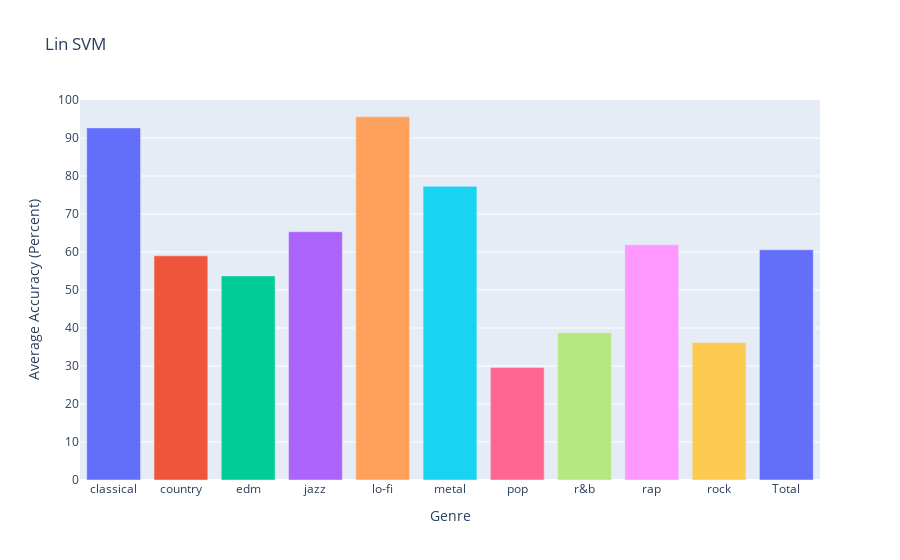
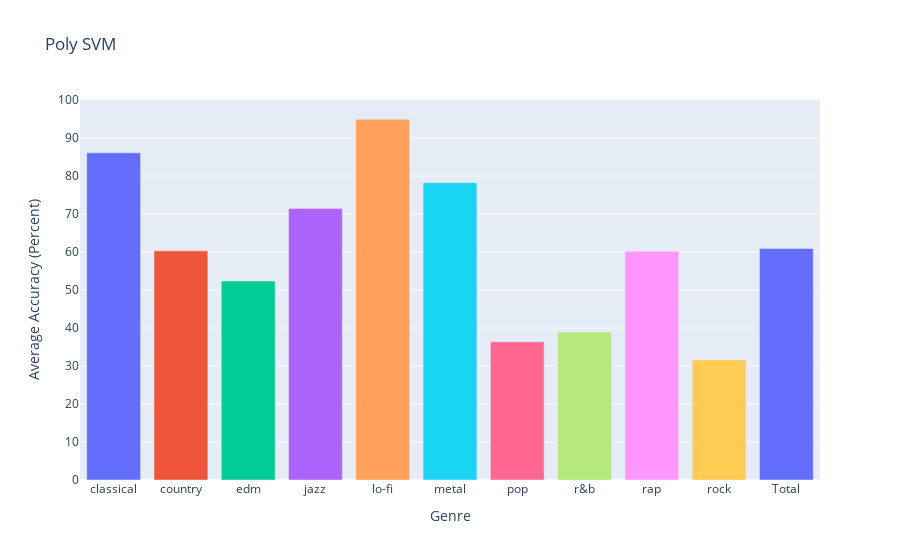
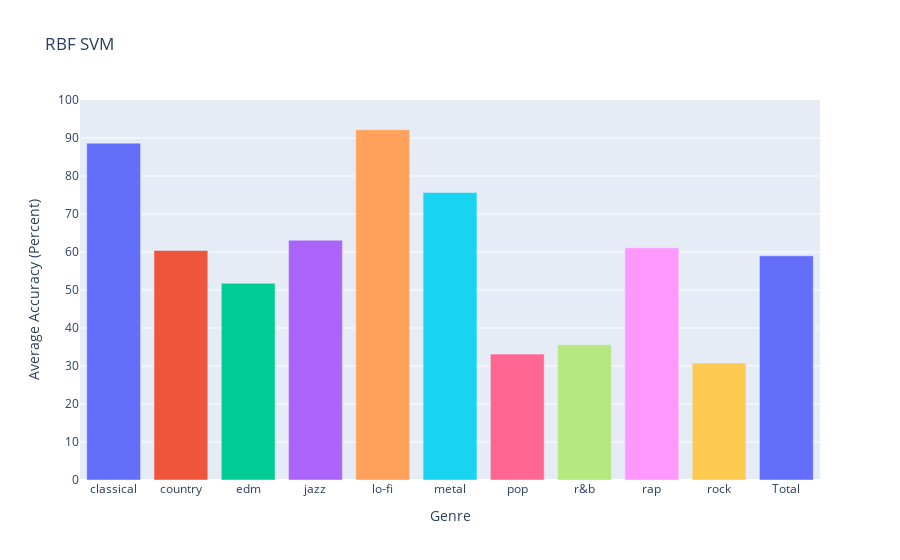
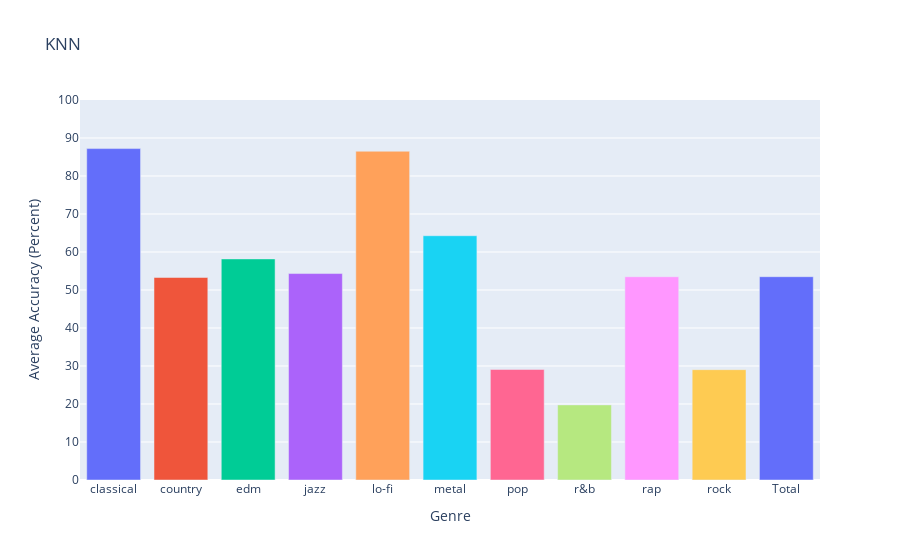

The notebook cell these images were saved under, in order:
### Code cell
k = 10
knn_neighbors = 10

data = df

models = ["Lin SVM", "Poly SVM", "RBF SVM", "KNN", "LR", "NN"]

X = data.iloc[:, 3:]    # data
y = data.iloc[:, 0]     # labels

# use a min/max scaler for performance
scaling = MinMaxScaler(feature_range=(-1,1)).fit(X)
X = pd.DataFrame(scaling.transform(X))

results = [] # accuracy

# create the support vector machines with the linear, poly, and rbf kernels
clfs = [svm.SVC(kernel="linear"), svm.SVC(kernel="poly"), svm.SVC(kernel="rbf"), \
        KNeighborsClassifier(n_neighbors=knn_neighbors), LogisticRegression(random_state=0, solver="sag", multi_class="ovr"), \
        MLPClassifier(random_state=0, max_iter=200)]

kf = KFold(n_splits=k, shuffle=True)

for train_index, test_index in kf.split(X): # split KFold data
    X_train, X_test = X.iloc[train_index, :], X.iloc[test_index, :]
    y_train, y_test = y[train_index], y[test_index]

    experiment_result = []      # the results using each svm for this partitioned data set

    for i in range(len(clfs)):                  # use the data set to train each svm
        clfs[i].fit(X_train, y_train)           # train the svm
        predictions = clfs[i].predict(X_test)    # predict
        accuracy = sum(predictions == y_test) / len(y_test)   # get accuracy
#         accuracy = clfs[i].score(X_test, y_test)
        
        # get the total results
        d = {"Prediction" : predictions, "Actual" : y_test, "Correct" : predictions == y_test}
        d = pd.DataFrame(data=d)
        
        # get results for each genre prediction
        genre_results = {}
        for n, g in d.groupby("Actual"):
            f = sum(g["Correct"] / len(g))
            if n not in genre_results:
                genre_results[n] = 0
            genre_results[n] += f
        
        # add in total accuracy
        genre_results["Total"] = accuracy
        genre_results = pd.DataFrame(data=genre_results, index=[0])

        # append to the experiment results
        experiment_result.append(genre_results)
        
    results.append(experiment_result)           # append the row of data to the results

# put the results into a dataframe
results = pd.DataFrame(results)
results.columns = models

results_df_list = []

for m in models:
    # print model
    print(m)
    
    # get dataframe of results for the model
    results_df = pd.concat(results.loc[:, m].tolist()).reset_index(drop=True)
    results_df_list.append(results_df)
    
    # calculate averages
    avg_accuracy = [sum(results_df.iloc[:, i]) / len(results_df) for i in range(len(results_df.columns))]
    results_df.loc["Avg"] = avg_accuracy
    
    # print results
    display(results_df)
    
    # print graph
    px.bar(results_df.loc["Avg"]*100, x=results_df.columns, y="Avg", \
            labels={"index": "Genre", "Avg": "Average Accuracy (Percent)"}, title=m, \
            color=results_df.columns).update_yaxes(range=(0, 100), dtick=10).update_layout(showlegend=False).show()
    print()

# print totals
totals = pd.DataFrame(data={models[i]: results_df_list[i].loc[:, "Total"] for i in range(len(models))})
display(totals)

# print graph
px.bar(totals.loc["Avg"]*100, x=totals.columns, y="Avg", \
        labels={"index": "Models", "Avg": "Average Accuracy (Percent)"}, title="Average Model Accuracies", \
        color=models).update_yaxes(range=(0, 100), dtick=10).update_layout(showlegend=False).show()

### Figure 1 — Plotly figure (JSON) as saved in the notebook; plotly's stock layout.template omitted (floating-point values rounded to 4 significant figures)
{"data": [{"alignmentgroup": "True", "hovertemplate": "Genre=%{x}<br>Average Accuracy (Percent)=%{y}<extra></extra>", "legendgroup": "classical", "marker": {"color": "#636efa"}, "name": "classical", "offsetgroup": "classical", "orientation": "v", "showlegend": true, "textposition": "auto", "type": "bar", "x": ["classical"], "xaxis": "x", "y": [92.66], "yaxis": "y"}, {"alignmentgroup": "True", "hovertemplate": "Genre=%{x}<br>Average Accuracy (Percent)=%{y}<extra></extra>", "legendgroup": "country", "marker": {"color": "#EF553B"}, "name": "country", "offsetgroup": "country", "orientation": "v", "showlegend": true, "textposition": "auto", "type": "bar", "x": ["country"], "xaxis": "x", "y": [58.99], "yaxis": "y"}, {"alignmentgroup": "True", "hovertemplate": "Genre=%{x}<br>Average Accuracy (Percent)=%{y}<extra></extra>", "legendgroup": "edm", "marker": {"color": "#00cc96"}, "name": "edm", "offsetgroup": "edm", "orientation": "v", "showlegend": true, "textposition": "auto", "type": "bar", "x": ["edm"], "xaxis": "x", "y": [53.71], "yaxis": "y"}, {"alignmentgroup": "True", "hovertemplate": "Genre=%{x}<br>Average Accuracy (Percent)=%{y}<extra></extra>", "legendgroup": "jazz", "marker": {"color": "#ab63fa"}, "name": "jazz", "offsetgroup": "jazz", "orientation": "v", "showlegend": true, "textposition": "auto", "type": "bar", "x": ["jazz"], "xaxis": "x", "y": [65.33], "yaxis": "y"}, {"alignmentgroup": "True", "hovertemplate": "Genre=%{x}<br>Average Accuracy (Percent)=%{y}<extra></extra>", "legendgroup": "lo-fi", "marker": {"color": "#FFA15A"}, "name": "lo-fi", "offsetgroup": "lo-fi", "orientation": "v", "showlegend": true, "textposition": "auto", "type": "bar", "x": ["lo-fi"], "xaxis": "x", "y": [95.59], "yaxis": "y"}, {"alignmentgroup": "True", "hovertemplate": "Genre=%{x}<br>Average Accuracy (Percent)=%{y}<extra></extra>", "legendgroup": "metal", "marker": {"color": "#19d3f3"}, "name": "metal", "offsetgroup": "metal", "orientation": "v", "showlegend": true, "textposition": "auto", "type": "bar", "x": ["metal"], "xaxis": "x", "y": [77.27], "yaxis": "y"}, {"alignmentgroup": "True", "hovertemplate": "Genre=%{x}<br>Average Accuracy (Percent)=%{y}<extra></extra>", "legendgroup": "pop", "marker": {"color": "#FF6692"}, "name": "pop", "offsetgroup": "pop", "orientation": "v", "showlegend": true, "textposition": "auto", "type": "bar", "x": ["pop"], "xaxis": "x", "y": [29.64], "yaxis": "y"}, {"alignmentgroup": "True", "hovertemplate": "Genre=%{x}<br>Average Accuracy (Percent)=%{y}<extra></extra>", "legendgroup": "r&b", "marker": {"color": "#B6E880"}, "name": "r&b", "offsetgroup": "r&b", "orientation": "v", "showlegend": true, "textposition": "auto", "type": "bar", "x": ["r&b"], "xaxis": "x", "y": [38.78], "yaxis": "y"}, {"alignmentgroup": "True", "hovertemplate": "Genre=%{x}<br>Average Accuracy (Percent)=%{y}<extra></extra>", "legendgroup": "rap", "marker": {"color": "#FF97FF"}, "name": "rap", "offsetgroup": "rap", "orientation": "v", "showlegend": true, "textposition": "auto", "type": "bar", "x": ["rap"], "xaxis": "x", "y": [61.9], "yaxis": "y"}, {"alignmentgroup": "True", "hovertemplate": "Genre=%{x}<br>Average Accuracy (Percent)=%{y}<extra></extra>", "legendgroup": "rock", "marker": {"color": "#FECB52"}, "name": "rock", "offsetgroup": "rock", "orientation": "v", "showlegend": true, "textposition": "auto", "type": "bar", "x": ["rock"], "xaxis": "x", "y": [36.18], "yaxis": "y"}, {"alignmentgroup": "True", "hovertemplate": "Genre=%{x}<br>Average Accuracy (Percent)=%{y}<extra></extra>", "legendgroup": "Total", "marker": {"color": "#636efa"}, "name": "Total", "offsetgroup": "Total", "orientation": "v", "showlegend": true, "textposition": "auto", "type": "bar", "x": ["Total"], "xaxis": "x", "y": [60.6], "yaxis": "y"}], "layout": {"barmode": "relative", "legend": {"title": {"text": "Genre"}, "tracegroupgap": 0}, "showlegend": false, "title": {"text": "Lin SVM"}, "xaxis": {"anchor": "y", "categoryarray": ["classical", "country", "edm", "jazz", "lo-fi", "metal", "pop", "r&b", "rap", "rock", "Total"], "categoryorder": "array", "domain": [0, 1], "title": {"text": "Genre"}}, "yaxis": {"anchor": "x", "domain": [0, 1], "dtick": 10, "range": [0, 100], "title": {"text": "Average Accuracy (Percent)"}}}}

### Figure 2 — Plotly figure (JSON) as saved in the notebook; plotly's stock layout.template omitted (floating-point values rounded to 4 significant figures)
{"data": [{"alignmentgroup": "True", "hovertemplate": "Genre=%{x}<br>Average Accuracy (Percent)=%{y}<extra></extra>", "legendgroup": "classical", "marker": {"color": "#636efa"}, "name": "classical", "offsetgroup": "classical", "orientation": "v", "showlegend": true, "textposition": "auto", "type": "bar", "x": ["classical"], "xaxis": "x", "y": [86.1], "yaxis": "y"}, {"alignmentgroup": "True", "hovertemplate": "Genre=%{x}<br>Average Accuracy (Percent)=%{y}<extra></extra>", "legendgroup": "country", "marker": {"color": "#EF553B"}, "name": "country", "offsetgroup": "country", "orientation": "v", "showlegend": true, "textposition": "auto", "type": "bar", "x": ["country"], "xaxis": "x", "y": [60.3], "yaxis": "y"}, {"alignmentgroup": "True", "hovertemplate": "Genre=%{x}<br>Average Accuracy (Percent)=%{y}<extra></extra>", "legendgroup": "edm", "marker": {"color": "#00cc96"}, "name": "edm", "offsetgroup": "edm", "orientation": "v", "showlegend": true, "textposition": "auto", "type": "bar", "x": ["edm"], "xaxis": "x", "y": [52.35], "yaxis": "y"}, {"alignmentgroup": "True", "hovertemplate": "Genre=%{x}<br>Average Accuracy (Percent)=%{y}<extra></extra>", "legendgroup": "jazz", "marker": {"color": "#ab63fa"}, "name": "jazz", "offsetgroup": "jazz", "orientation": "v", "showlegend": true, "textposition": "auto", "type": "bar", "x": ["jazz"], "xaxis": "x", "y": [71.43], "yaxis": "y"}, {"alignmentgroup": "True", "hovertemplate": "Genre=%{x}<br>Average Accuracy (Percent)=%{y}<extra></extra>", "legendgroup": "lo-fi", "marker": {"color": "#FFA15A"}, "name": "lo-fi", "offsetgroup": "lo-fi", "orientation": "v", "showlegend": true, "textposition": "auto", "type": "bar", "x": ["lo-fi"], "xaxis": "x", "y": [94.92], "yaxis": "y"}, {"alignmentgroup": "True", "hovertemplate": "Genre=%{x}<br>Average Accuracy (Percent)=%{y}<extra></extra>", "legendgroup": "metal", "marker": {"color": "#19d3f3"}, "name": "metal", "offsetgroup": "metal", "orientation": "v", "showlegend": true, "textposition": "auto", "type": "bar", "x": ["metal"], "xaxis": "x", "y": [78.24], "yaxis": "y"}, {"alignmentgroup": "True", "hovertemplate": "Genre=%{x}<br>Average Accuracy (Percent)=%{y}<extra></extra>", "legendgroup": "pop", "marker": {"color": "#FF6692"}, "name": "pop", "offsetgroup": "pop", "orientation": "v", "showlegend": true, "textposition": "auto", "type": "bar", "x": ["pop"], "xaxis": "x", "y": [36.36], "yaxis": "y"}, {"alignmentgroup": "True", "hovertemplate": "Genre=%{x}<br>Average Accuracy (Percent)=%{y}<extra></extra>", "legendgroup": "r&b", "marker": {"color": "#B6E880"}, "name": "r&b", "offsetgroup": "r&b", "orientation": "v", "showlegend": true, "textposition": "auto", "type": "bar", "x": ["r&b"], "xaxis": "x", "y": [38.92], "yaxis": "y"}, {"alignmentgroup": "True", "hovertemplate": "Genre=%{x}<br>Average Accuracy (Percent)=%{y}<extra></extra>", "legendgroup": "rap", "marker": {"color": "#FF97FF"}, "name": "rap", "offsetgroup": "rap", "orientation": "v", "showlegend": true, "textposition": "auto", "type": "bar", "x": ["rap"], "xaxis": "x", "y": [60.22], "yaxis": "y"}, {"alignmentgroup": "True", "hovertemplate": "Genre=%{x}<br>Average Accuracy (Percent)=%{y}<extra></extra>", "legendgroup": "rock", "marker": {"color": "#FECB52"}, "name": "rock", "offsetgroup": "rock", "orientation": "v", "showlegend": true, "textposition": "auto", "type": "bar", "x": ["rock"], "xaxis": "x", "y": [31.66], "yaxis": "y"}, {"alignmentgroup": "True", "hovertemplate": "Genre=%{x}<br>Average Accuracy (Percent)=%{y}<extra></extra>", "legendgroup": "Total", "marker": {"color": "#636efa"}, "name": "Total", "offsetgroup": "Total", "orientation": "v", "showlegend": true, "textposition": "auto", "type": "bar", "x": ["Total"], "xaxis": "x", "y": [60.9], "yaxis": "y"}], "layout": {"barmode": "relative", "legend": {"title": {"text": "Genre"}, "tracegroupgap": 0}, "showlegend": false, "title": {"text": "Poly SVM"}, "xaxis": {"anchor": "y", "categoryarray": ["classical", "country", "edm", "jazz", "lo-fi", "metal", "pop", "r&b", "rap", "rock", "Total"], "categoryorder": "array", "domain": [0, 1], "title": {"text": "Genre"}}, "yaxis": {"anchor": "x", "domain": [0, 1], "dtick": 10, "range": [0, 100], "title": {"text": "Average Accuracy (Percent)"}}}}

### Figure 3 — Plotly figure (JSON) as saved in the notebook; plotly's stock layout.template omitted (floating-point values rounded to 4 significant figures)
{"data": [{"alignmentgroup": "True", "hovertemplate": "Genre=%{x}<br>Average Accuracy (Percent)=%{y}<extra></extra>", "legendgroup": "classical", "marker": {"color": "#636efa"}, "name": "classical", "offsetgroup": "classical", "orientation": "v", "showlegend": true, "textposition": "auto", "type": "bar", "x": ["classical"], "xaxis": "x", "y": [88.64], "yaxis": "y"}, {"alignmentgroup": "True", "hovertemplate": "Genre=%{x}<br>Average Accuracy (Percent)=%{y}<extra></extra>", "legendgroup": "country", "marker": {"color": "#EF553B"}, "name": "country", "offsetgroup": "country", "orientation": "v", "showlegend": true, "textposition": "auto", "type": "bar", "x": ["country"], "xaxis": "x", "y": [60.41], "yaxis": "y"}, {"alignmentgroup": "True", "hovertemplate": "Genre=%{x}<br>Average Accuracy (Percent)=%{y}<extra></extra>", "legendgroup": "edm", "marker": {"color": "#00cc96"}, "name": "edm", "offsetgroup": "edm", "orientation": "v", "showlegend": true, "textposition": "auto", "type": "bar", "x": ["edm"], "xaxis": "x", "y": [51.78], "yaxis": "y"}, {"alignmentgroup": "True", "hovertemplate": "Genre=%{x}<br>Average Accuracy (Percent)=%{y}<extra></extra>", "legendgroup": "jazz", "marker": {"color": "#ab63fa"}, "name": "jazz", "offsetgroup": "jazz", "orientation": "v", "showlegend": true, "textposition": "auto", "type": "bar", "x": ["jazz"], "xaxis": "x", "y": [63.09], "yaxis": "y"}, {"alignmentgroup": "True", "hovertemplate": "Genre=%{x}<br>Average Accuracy (Percent)=%{y}<extra></extra>", "legendgroup": "lo-fi", "marker": {"color": "#FFA15A"}, "name": "lo-fi", "offsetgroup": "lo-fi", "orientation": "v", "showlegend": true, "textposition": "auto", "type": "bar", "x": ["lo-fi"], "xaxis": "x", "y": [92.18], "yaxis": "y"}, {"alignmentgroup": "True", "hovertemplate": "Genre=%{x}<br>Average Accuracy (Percent)=%{y}<extra></extra>", "legendgroup": "metal", "marker": {"color": "#19d3f3"}, "name": "metal", "offsetgroup": "metal", "orientation": "v", "showlegend": true, "textposition": "auto", "type": "bar", "x": ["metal"], "xaxis": "x", "y": [75.64], "yaxis": "y"}, {"alignmentgroup": "True", "hovertemplate": "Genre=%{x}<br>Average Accuracy (Percent)=%{y}<extra></extra>", "legendgroup": "pop", "marker": {"color": "#FF6692"}, "name": "pop", "offsetgroup": "pop", "orientation": "v", "showlegend": true, "textposition": "auto", "type": "bar", "x": ["pop"], "xaxis": "x", "y": [33.13], "yaxis": "y"}, {"alignmentgroup": "True", "hovertemplate": "Genre=%{x}<br>Average Accuracy (Percent)=%{y}<extra></extra>", "legendgroup": "r&b", "marker": {"color": "#B6E880"}, "name": "r&b", "offsetgroup": "r&b", "orientation": "v", "showlegend": true, "textposition": "auto", "type": "bar", "x": ["r&b"], "xaxis": "x", "y": [35.57], "yaxis": "y"}, {"alignmentgroup": "True", "hovertemplate": "Genre=%{x}<br>Average Accuracy (Percent)=%{y}<extra></extra>", "legendgroup": "rap", "marker": {"color": "#FF97FF"}, "name": "rap", "offsetgroup": "rap", "orientation": "v", "showlegend": true, "textposition": "auto", "type": "bar", "x": ["rap"], "xaxis": "x", "y": [61.09], "yaxis": "y"}, {"alignmentgroup": "True", "hovertemplate": "Genre=%{x}<br>Average Accuracy (Percent)=%{y}<extra></extra>", "legendgroup": "rock", "marker": {"color": "#FECB52"}, "name": "rock", "offsetgroup": "rock", "orientation": "v", "showlegend": true, "textposition": "auto", "type": "bar", "x": ["rock"], "xaxis": "x", "y": [30.79], "yaxis": "y"}, {"alignmentgroup": "True", "hovertemplate": "Genre=%{x}<br>Average Accuracy (Percent)=%{y}<extra></extra>", "legendgroup": "Total", "marker": {"color": "#636efa"}, "name": "Total", "offsetgroup": "Total", "orientation": "v", "showlegend": true, "textposition": "auto", "type": "bar", "x": ["Total"], "xaxis": "x", "y": [59], "yaxis": "y"}], "layout": {"barmode": "relative", "legend": {"title": {"text": "Genre"}, "tracegroupgap": 0}, "showlegend": false, "title": {"text": "RBF SVM"}, "xaxis": {"anchor": "y", "categoryarray": ["classical", "country", "edm", "jazz", "lo-fi", "metal", "pop", "r&b", "rap", "rock", "Total"], "categoryorder": "array", "domain": [0, 1], "title": {"text": "Genre"}}, "yaxis": {"anchor": "x", "domain": [0, 1], "dtick": 10, "range": [0, 100], "title": {"text": "Average Accuracy (Percent)"}}}}

### Figure 4 — Plotly figure (JSON) as saved in the notebook; plotly's stock layout.template omitted (floating-point values rounded to 4 significant figures)
{"data": [{"alignmentgroup": "True", "hovertemplate": "Genre=%{x}<br>Average Accuracy (Percent)=%{y}<extra></extra>", "legendgroup": "classical", "marker": {"color": "#636efa"}, "name": "classical", "offsetgroup": "classical", "orientation": "v", "showlegend": true, "textposition": "auto", "type": "bar", "x": ["classical"], "xaxis": "x", "y": [87.21], "yaxis": "y"}, {"alignmentgroup": "True", "hovertemplate": "Genre=%{x}<br>Average Accuracy (Percent)=%{y}<extra></extra>", "legendgroup": "country", "marker": {"color": "#EF553B"}, "name": "country", "offsetgroup": "country", "orientation": "v", "showlegend": true, "textposition": "auto", "type": "bar", "x": ["country"], "xaxis": "x", "y": [53.3], "yaxis": "y"}, {"alignmentgroup": "True", "hovertemplate": "Genre=%{x}<br>Average Accuracy (Percent)=%{y}<extra></extra>", "legendgroup": "edm", "marker": {"color": "#00cc96"}, "name": "edm", "offsetgroup": "edm", "orientation": "v", "showlegend": true, "textposition": "auto", "type": "bar", "x": ["edm"], "xaxis": "x", "y": [58.18], "yaxis": "y"}, {"alignmentgroup": "True", "hovertemplate": "Genre=%{x}<br>Average Accuracy (Percent)=%{y}<extra></extra>", "legendgroup": "jazz", "marker": {"color": "#ab63fa"}, "name": "jazz", "offsetgroup": "jazz", "orientation": "v", "showlegend": true, "textposition": "auto", "type": "bar", "x": ["jazz"], "xaxis": "x", "y": [54.33], "yaxis": "y"}, {"alignmentgroup": "True", "hovertemplate": "Genre=%{x}<br>Average Accuracy (Percent)=%{y}<extra></extra>", "legendgroup": "lo-fi", "marker": {"color": "#FFA15A"}, "name": "lo-fi", "offsetgroup": "lo-fi", "orientation": "v", "showlegend": true, "textposition": "auto", "type": "bar", "x": ["lo-fi"], "xaxis": "x", "y": [86.51], "yaxis": "y"}, {"alignmentgroup": "True", "hovertemplate": "Genre=%{x}<br>Average Accuracy (Percent)=%{y}<extra></extra>", "legendgroup": "metal", "marker": {"color": "#19d3f3"}, "name": "metal", "offsetgroup": "metal", "orientation": "v", "showlegend": true, "textposition": "auto", "type": "bar", "x": ["metal"], "xaxis": "x", "y": [64.28], "yaxis": "y"}, {"alignmentgroup": "True", "hovertemplate": "Genre=%{x}<br>Average Accuracy (Percent)=%{y}<extra></extra>", "legendgroup": "pop", "marker": {"color": "#FF6692"}, "name": "pop", "offsetgroup": "pop", "orientation": "v", "showlegend": true, "textposition": "auto", "type": "bar", "x": ["pop"], "xaxis": "x", "y": [29.08], "yaxis": "y"}, {"alignmentgroup": "True", "hovertemplate": "Genre=%{x}<br>Average Accuracy (Percent)=%{y}<extra></extra>", "legendgroup": "r&b", "marker": {"color": "#B6E880"}, "name": "r&b", "offsetgroup": "r&b", "orientation": "v", "showlegend": true, "textposition": "auto", "type": "bar", "x": ["r&b"], "xaxis": "x", "y": [19.76], "yaxis": "y"}, {"alignmentgroup": "True", "hovertemplate": "Genre=%{x}<br>Average Accuracy (Percent)=%{y}<extra></extra>", "legendgroup": "rap", "marker": {"color": "#FF97FF"}, "name": "rap", "offsetgroup": "rap", "orientation": "v", "showlegend": true, "textposition": "auto", "type": "bar", "x": ["rap"], "xaxis": "x", "y": [53.49], "yaxis": "y"}, {"alignmentgroup": "True", "hovertemplate": "Genre=%{x}<br>Average Accuracy (Percent)=%{y}<extra></extra>", "legendgroup": "rock", "marker": {"color": "#FECB52"}, "name": "rock", "offsetgroup": "rock", "orientation": "v", "showlegend": true, "textposition": "auto", "type": "bar", "x": ["rock"], "xaxis": "x", "y": [29.03], "yaxis": "y"}, {"alignmentgroup": "True", "hovertemplate": "Genre=%{x}<br>Average Accuracy (Percent)=%{y}<extra></extra>", "legendgroup": "Total", "marker": {"color": "#636efa"}, "name": "Total", "offsetgroup": "Total", "orientation": "v", "showlegend": true, "textposition": "auto", "type": "bar", "x": ["Total"], "xaxis": "x", "y": [53.5], "yaxis": "y"}], "layout": {"barmode": "relative", "legend": {"title": {"text": "Genre"}, "tracegroupgap": 0}, "showlegend": false, "title": {"text": "KNN"}, "xaxis": {"anchor": "y", "categoryarray": ["classical", "country", "edm", "jazz", "lo-fi", "metal", "pop", "r&b", "rap", "rock", "Total"], "categoryorder": "array", "domain": [0, 1], "title": {"text": "Genre"}}, "yaxis": {"anchor": "x", "domain": [0, 1], "dtick": 10, "range": [0, 100], "title": {"text": "Average Accuracy (Percent)"}}}}
